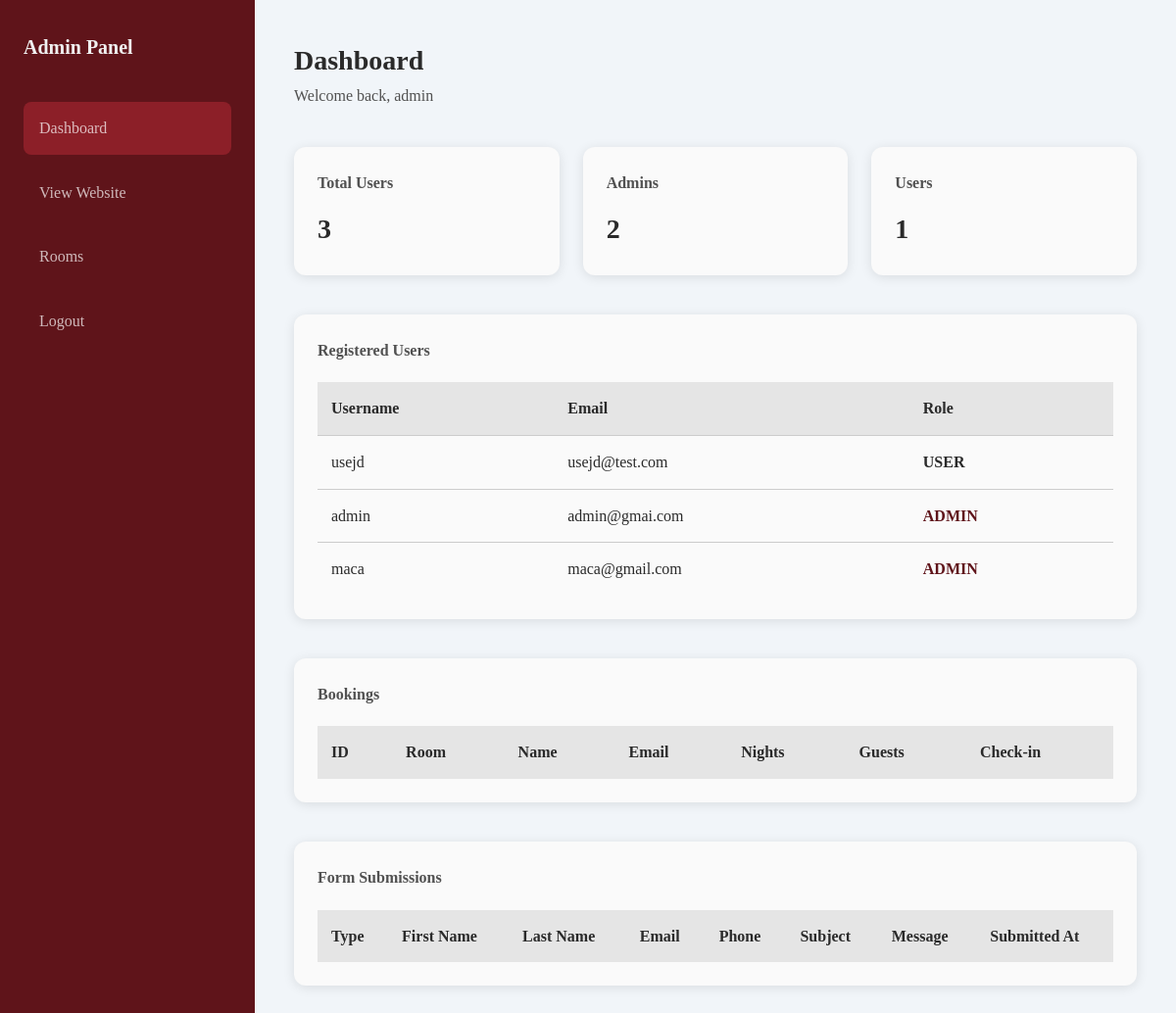
/admin/AdminDashboard.php (signed in), run on an earlier commit of the app's database.
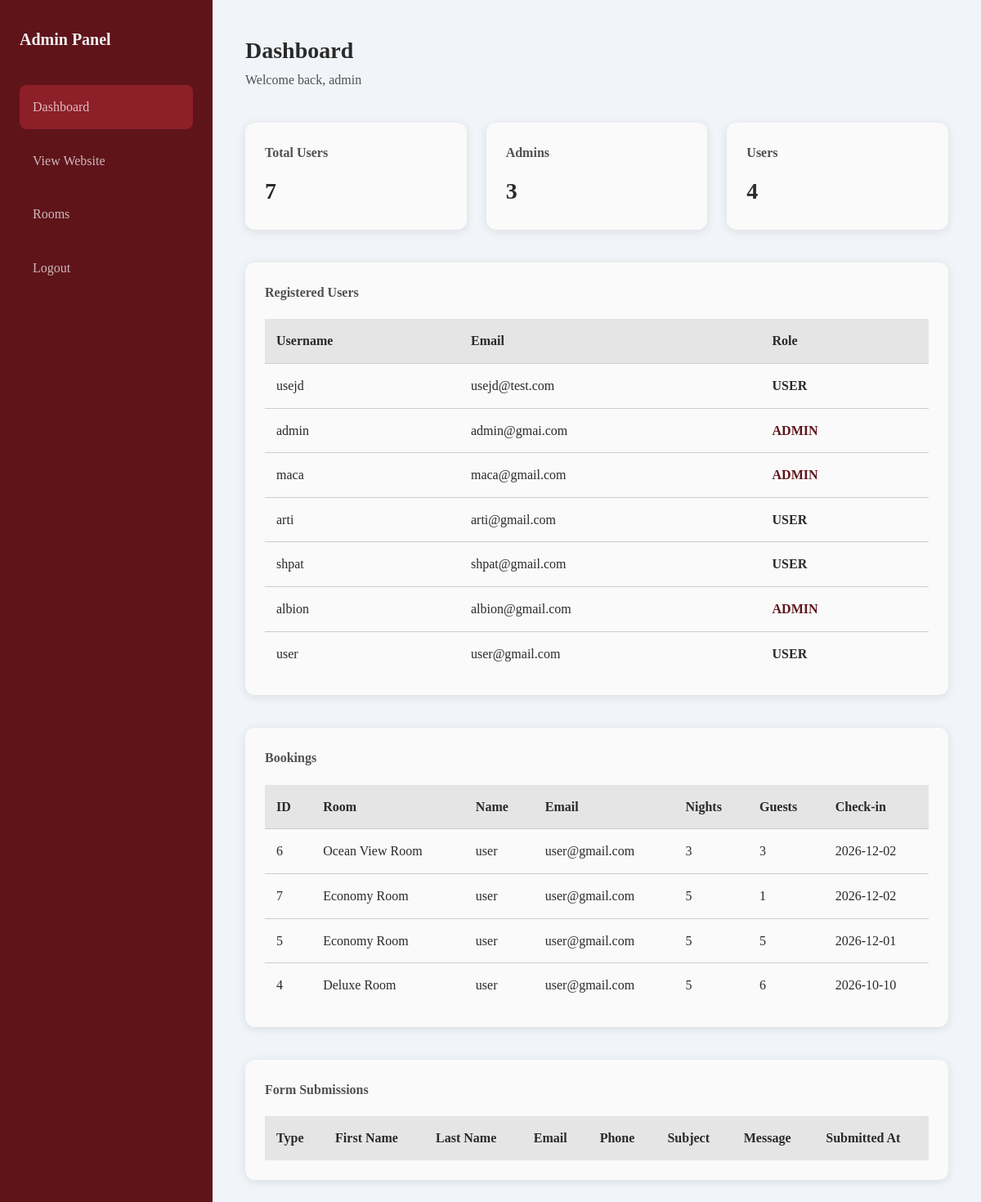
And on a later commit of the database.
### tables this page shows
CREATE TABLE `user` (
  `id` int(11) NOT NULL,
  `role` varchar(40) NOT NULL,
  `username` varchar(100) NOT NULL,
  `email` varchar(255) NOT NULL,
  `password` varchar(255) NOT NULL
);

CREATE TABLE `bookings` (
  `id` int(11) NOT NULL,
  `room_id` int(11) NOT NULL,
  `customer_name` varchar(100) NOT NULL,
  `customer_email` varchar(100) NOT NULL,
  `nights` int(11) NOT NULL,
  `guests` int(11) NOT NULL,
  `checkin_date` date NOT NULL,
  `booked_at` timestamp NOT NULL DEFAULT current_timestamp()
);

CREATE TABLE `rooms` (
  `id` int(11) NOT NULL,
  `name` varchar(100) NOT NULL,
  `description` text NOT NULL,
  `price_per_night` decimal(10,2) NOT NULL,
  `image` varchar(255) NOT NULL,
  `is_featured` tinyint(1) DEFAULT 0,
  `status` enum('available','unavailable') DEFAULT 'available',
  `created_at` timestamp NOT NULL DEFAULT current_timestamp()
);

### database/Database.php (called while the page is built)
<?php
class Database{
    private $host = 'localhost';
    private $dbname = 'hoteli';
    private $username = 'root';
    private $password = '';
    private $conn;
    public function __construct(){
        try{
            $this->conn = new PDO("mysql:host={$this->host};dbname={$this->dbname}", $this->username, $this->password);
            $this->conn->setAttribute(PDO::ATTR_ERRMODE, PDO::ERRMODE_EXCEPTION);
        } catch(PDOException $e){
            die("Connection failed: " . $e->getMessage());
        }
    }
    public function getConnection(){
        return $this->conn;
    }
}
?>

### admin/Booking.php (called while the page is built)
<?php
require_once '../database/Database.php';
class Booking {
    private $conn;
    public function __construct() {
        $db = new Database();
        $this->conn = $db->getConnection();
    }
    public function getAllBookings() {
        $stmt = $this->conn->prepare("
            SELECT b.id, r.name AS room_name, b.customer_name, b.customer_email,
                   b.nights, b.guests, b.checkin_date
            FROM bookings b
            JOIN rooms r ON b.room_id = r.id
            ORDER BY b.checkin_date DESC
        ");
        $stmt->execute();
        return $stmt->fetchAll(PDO::FETCH_ASSOC);
    }
}
?>

### admin/AdminDashboard.php (the view, shortened to what the changed rows need)
<?php
include_once '../database/Database.php';
include_once 'Booking.php';
$bookingObj = new Booking();
$bookings = $bookingObj->getAllBookings();
$db = new Database();
$conn = $db->getConnection();
$stmt = $conn->prepare("SELECT username, email, role FROM user");
$stmt->execute();
$users = $stmt->fetchAll(PDO::FETCH_ASSOC);
$totalUsers = count($users);
$totalAdmins = count(array_filter($users, fn($u) => $u['role'] === 'admin'));
$totalRegular = count(array_filter($users, fn($u) => $u['role'] === 'user'));
?>
<!DOCTYPE html>
<html lang="en">
<head>
    <link rel="stylesheet" href="../css/global.css">
    <link rel="stylesheet" href="../css/admin.css">
</head>
<body>
<div class="admin-layout">
    <aside class="admin-sidebar">
        <h2>Admin Panel</h2>
    </aside>
    <main class="admin-content">
        <div class="admin-topbar">
            <h1>Dashboard</h1>
        </div>
        <section class="admin-stats">
            <div class="admin-card">
                <h3>Total Users</h3>
                <p><?php echo $totalUsers; ?></p>
            </div>
            <div class="admin-card">
                <h3>Admins</h3>
                <p><?php echo $totalAdmins; ?></p>
            </div>
            <div class="admin-card">
                <h3>Users</h3>
                <p><?php echo $totalRegular; ?></p>
            </div>
        </section>
        <section class="admin-card">
            <table class="admin-table">
                <thead>
                    <tr>
                        <th>Username</th>
                        <th>Email</th>
                        <th>Role</th>
                    </tr>
                </thead>
                <tbody>
                <?php foreach ($users as $u): ?>
                    <tr>
                        <td><?php echo htmlspecialchars($u['username']); ?></td>
                        <td><?php echo htmlspecialchars($u['email']); ?></td>
                        <td class="<?php echo $u['role'] === 'admin' ? 'role-admin' : 'role-user'; ?>">
                            <?php echo strtoupper($u['role']); ?>
                        </td>
                    </tr>
                <?php endforeach; ?>
                </tbody>
            </table>
        </section>
        <section class="admin-card bookings-table">
            <table class="admin-table">
                <thead>
                    <tr>
                        <th>ID</th>
                        <th>Room</th>
                        <th>Name</th>
                        <th>Email</th>
                        <th>Nights</th>
                        <th>Guests</th>
                        <th>Check-in</th>
                    </tr>
                </thead>
                <tbody>
                    <?php foreach ($bookings as $b): ?>
                    <tr>
                        <td><?= $b['id'] ?></td>
                        <td><?= htmlspecialchars($b['room_name']) ?></td>
                        <td><?= htmlspecialchars($b['customer_name']) ?></td>
                        <td><?= htmlspecialchars($b['customer_email']) ?></td>
                        <td><?= $b['nights'] ?></td>
                        <td><?= $b['guests'] ?></td>
                        <td><?= $b['checkin_date'] ?></td>
                    </tr>
                    <?php endforeach; ?>
                </tbody>
            </table>
        </section>
       <section class="admin-card  bookings-table">
            <table class="admin-table">
                <thead>
                    <tr>
                        <th>Type</th>
                        <th>First Name</th>
                        <th>Last Name</th>
                        <th>Email</th>
                        <th>Phone</th>
                        <th>Subject</th>
                        <th>Message</th>
                        <th>Submitted At</th>
                    </tr>
                </thead>
            </table>
        </section>
    </main>
</div>
</body>
</html>

What changed in the data, as far as the page shows it:
added user: username "arti", email "arti@gmail.com", role "USER"
added user: username "shpat", email "shpat@gmail.com", role "USER"
added user: username "albion", email "albion@gmail.com", role "ADMIN"
added user: username "user", email "user@gmail.com", role "USER"
added bookings: id "6", room.name "Ocean View Room", customer_name "user", customer_email "user@gmail.com", nights "3", guests "3", checkin_date "2026-12-02"
added bookings: id "7", room.name "Economy Room", customer_name "user", customer_email "user@gmail.com", nights "5", guests "1", checkin_date "2026-12-02"
added bookings: id "5", room.name "Economy Room", customer_name "user", customer_email "user@gmail.com", nights "5", guests "5", checkin_date "2026-12-01"
added bookings: id "4", room.name "Deluxe Room", customer_name "user", customer_email "user@gmail.com", nights "5", guests "6", checkin_date "2026-10-10"
Also different on the page:
$totalUsers: "3" → "7"
$totalAdmins: "2" → "3"
$totalRegular: "1" → "4"
